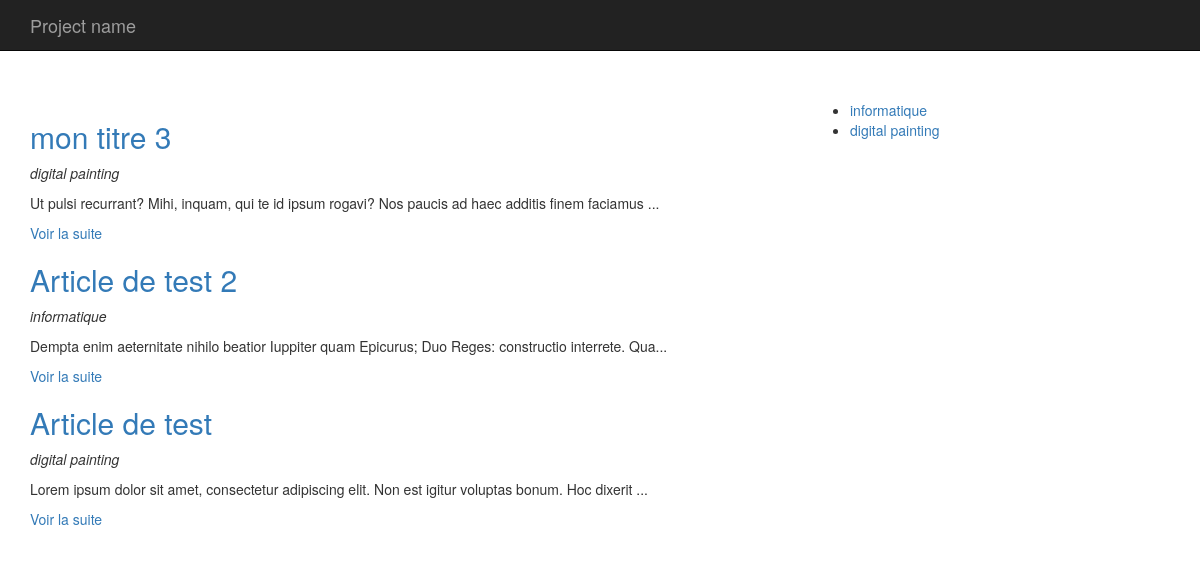
The app's page /, older data.
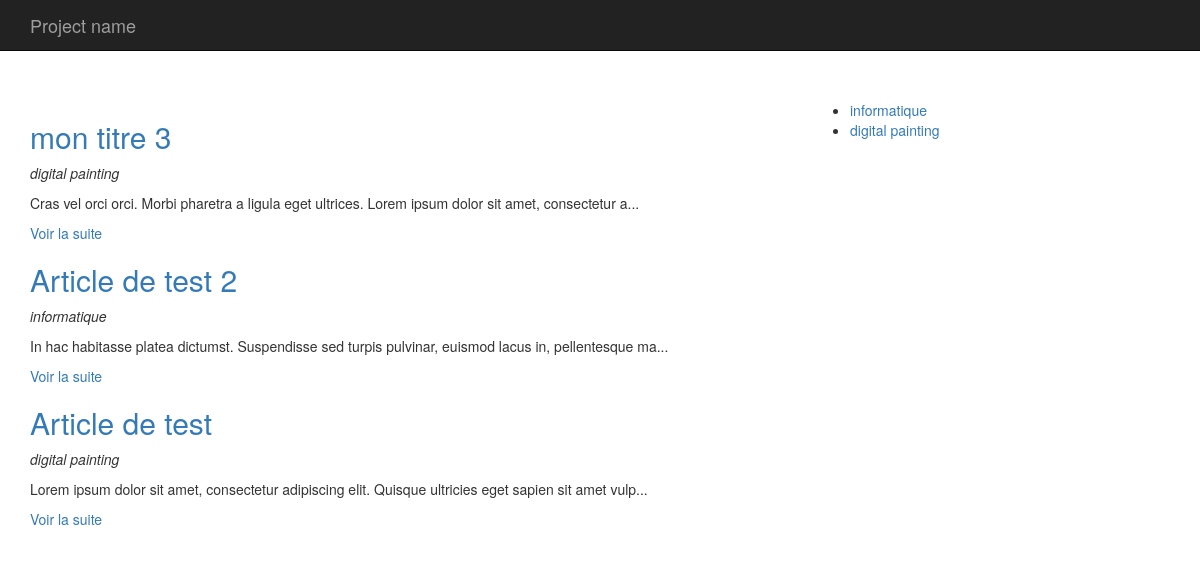
The same page, newer data.
### tables this page shows
CREATE TABLE `articles` (
  `id` int(11) NOT NULL,
  `titre` varchar(255) DEFAULT NULL,
  `contenu` longtext,
  `date` datetime DEFAULT NULL,
  `category_id` int(11) DEFAULT NULL
);

CREATE TABLE `categories` (
  `id` int(11) NOT NULL,
  `titre` varchar(255) DEFAULT NULL
);

### app/App.php (called while the page is built, shortened)
<?php
    class App{
        private $db_instance;
        private static $_instance;
        public static function getInstance(){
            if(is_null(self::$_instance)){
                self::$_instance = new App();
            }
            return self::$_instance;
        }
        public static function load(){
            require ROOT . '/app/Autoloader.php';
            require ROOT . '/core/Autoloader.php';
        }
        public function getTable($name){
            return new $class_name($this->getDb());
        }
        public function getDb(){
            $config = config::getInstance(ROOT . '/config/config.php');
            if(is_null($this->db_instance)){
                $this->db_instance = new MysqlDatabase($config->get('db_name'), $config->get('db_user'), $config->get('db_pass'), $config->get('db_host'));
            }
            return $this->db_instance;
        }
    }
?>

### app/Autoloader.php (called while the page is built, shortened)
<?php
  class Autoloader{
      static function autoload($class){
          if (strpos($class, __NAMESPACE__ . '\\') === 0){
              $class = str_replace(__NAMESPACE__ . '\\', '', $class);
              $class = str_replace('\\', '/', $class);
          }
      }
  }

### core/Autoloader.php (called while the page is built, shortened)
<?php
  class Autoloader{
      static function autoload($class){
          if (strpos($class, __NAMESPACE__ . '\\') === 0){
              $class = str_replace(__NAMESPACE__ . '\\', '', $class);
              $class = str_replace('\\', '/', $class);
          }
      }
  }

### config/config.php (called while the page is built)
<?php
    return array(
      "db_user" => "root",
      "db_pass" => "root",
      "db_host" => "localhost",
      "db_name" => "blog"
  );
?>

### core/Config.php (called while the page is built, shortened)
<?php
    class Config{
        private $settings = [];
        private static $_instance;
        public static function getInstance($file){
            if(is_null(self::$_instance)){
                self::$_instance = new Config($file);
            }
            return self::$_instance;
        }
        public function __construct($file){
            $this->settings = require($file);
        }
        public function get($key){
            return $this->settings[$key];
        }
    }
?>

### core/Table/Table.php (called while the page is built, shortened)
<?php
    class Table{
      protected $db;
        public function __construct(Database $db){
            $this->db = $db;
        }
        public function query($statement, $attributes = null, $one = false){
            if($attributes){
                return $this->db->prepare(
                    $statement,
                    $attributes,
                    str_replace('Table', 'Entity', get_class($this)),
                    $one
                );
            }
            else{
                return $this->db->query(
                    $statement,
                    str_replace('Table', 'Entity', get_class($this)),
                    $one
                );
            }
        }
    }
?>

### core/Database/MysqlDatabase.php (called while the page is built, shortened)
<?php
    class MysqlDatabase extends Database{
        private $pdo;
        private function getPDO(){
            if($this->pdo === null){
                $pdo = new PDO('mysql:dbname=blog;host=localhost', 'root', 'root');
                $pdo->setAttribute(PDO::ATTR_ERRMODE, PDO::ERRMODE_EXCEPTION);
                $this->pdo = $pdo;
            }
            return $this->pdo;
        }
        public function query($statement, $class_name = null, $one = false){
            $req = $this->getPDO()->query($statement);
            if($class_name === null){
                $req->setFetchMode(PDO::FETCH_OBJ);
            }
            else{
                $req->setFetchMode(PDO::FETCH_CLASS, $class_name);
            }
            if($one){
                $datas = $req->fetch();
            }
            else{
                $datas = $req->fetchAll();
            }
            return $datas;
        }
    }
?>

### app/Table/PostTable.php (called while the page is built, shortened)
<?php
    class PostTable extends Table{
        public function last(){
            return $this->query("
                SELECT articles.id, articles.titre, articles.contenu, articles.date, categories.titre as categorie
                FROM articles
                LEFT JOIN categories ON category_id = categories.id
                ORDER BY articles.date DESC
            ");
        }
    }
?>

### core/Entity/Entity.php (called while the page is built, shortened)
<?php
    class Entity{
        public function __get($key){
            $method = 'get' . ucfirst($key);
            $this->$key = $this->$method();
            return $this->$key;
        }
    }
?>

### pages/posts/home.php (the view, shortened to what the changed rows need)
<div class="row">
	<div class="col-sm-8">
		<?php
		    foreach (App::getInstance()->getTable('Post')->last() as $post) :
		?>
		        <h2><a href="<?= $post->url; ?>"><?= $post->titre; ?></a></h2>
		        <p><em><?= $post->categorie; ?></em></p>
		        <p><?= $post->extrait; ?></p>
		<?php endforeach; ?>
	</div>
</div>

### app/Entity/PostEntity.php (shortened to what the changed rows need)
<?php
    class PostEntity extends Entity{
        public function getUrl(){
          return 'index.php?p=posts.single&id=' . $this->id;
        }
        public function getExtrait(){
          $html = '<p>' . substr($this->contenu, 0, 100) . '...</p>';
          $html .= '<p><a href="' . $this->getUrl() . '">Voir la suite</a></p>';
          return $html;
        }
    }
?>

Row changes from the older to the newer data that the page shows:
changed articles "mon titre 3": contenu "Ut pulsi recurrant? Mihi, inquam, qui te id ipsum rogavi? Nos paucis ad haec additis finem faciamus" → "Cras vel orci orci. Morbi pharetra a ligula eget ultrices. Lorem ipsum dolor sit amet, consectetur a"
changed articles "Article de test 2": contenu "Dempta enim aeternitate nihilo beatior Iuppiter quam Epicurus; Duo Reges: constructio interrete. Qua" → "In hac habitasse platea dictumst. Suspendisse sed turpis pulvinar, euismod lacus in, pellentesque ma"
changed articles "Article de test": contenu "Lorem ipsum dolor sit amet, consectetur adipiscing elit. Non est igitur voluptas bonum. Hoc dixerit" → "Lorem ipsum dolor sit amet, consectetur adipiscing elit. Quisque ultricies eget sapien sit amet vulp"
